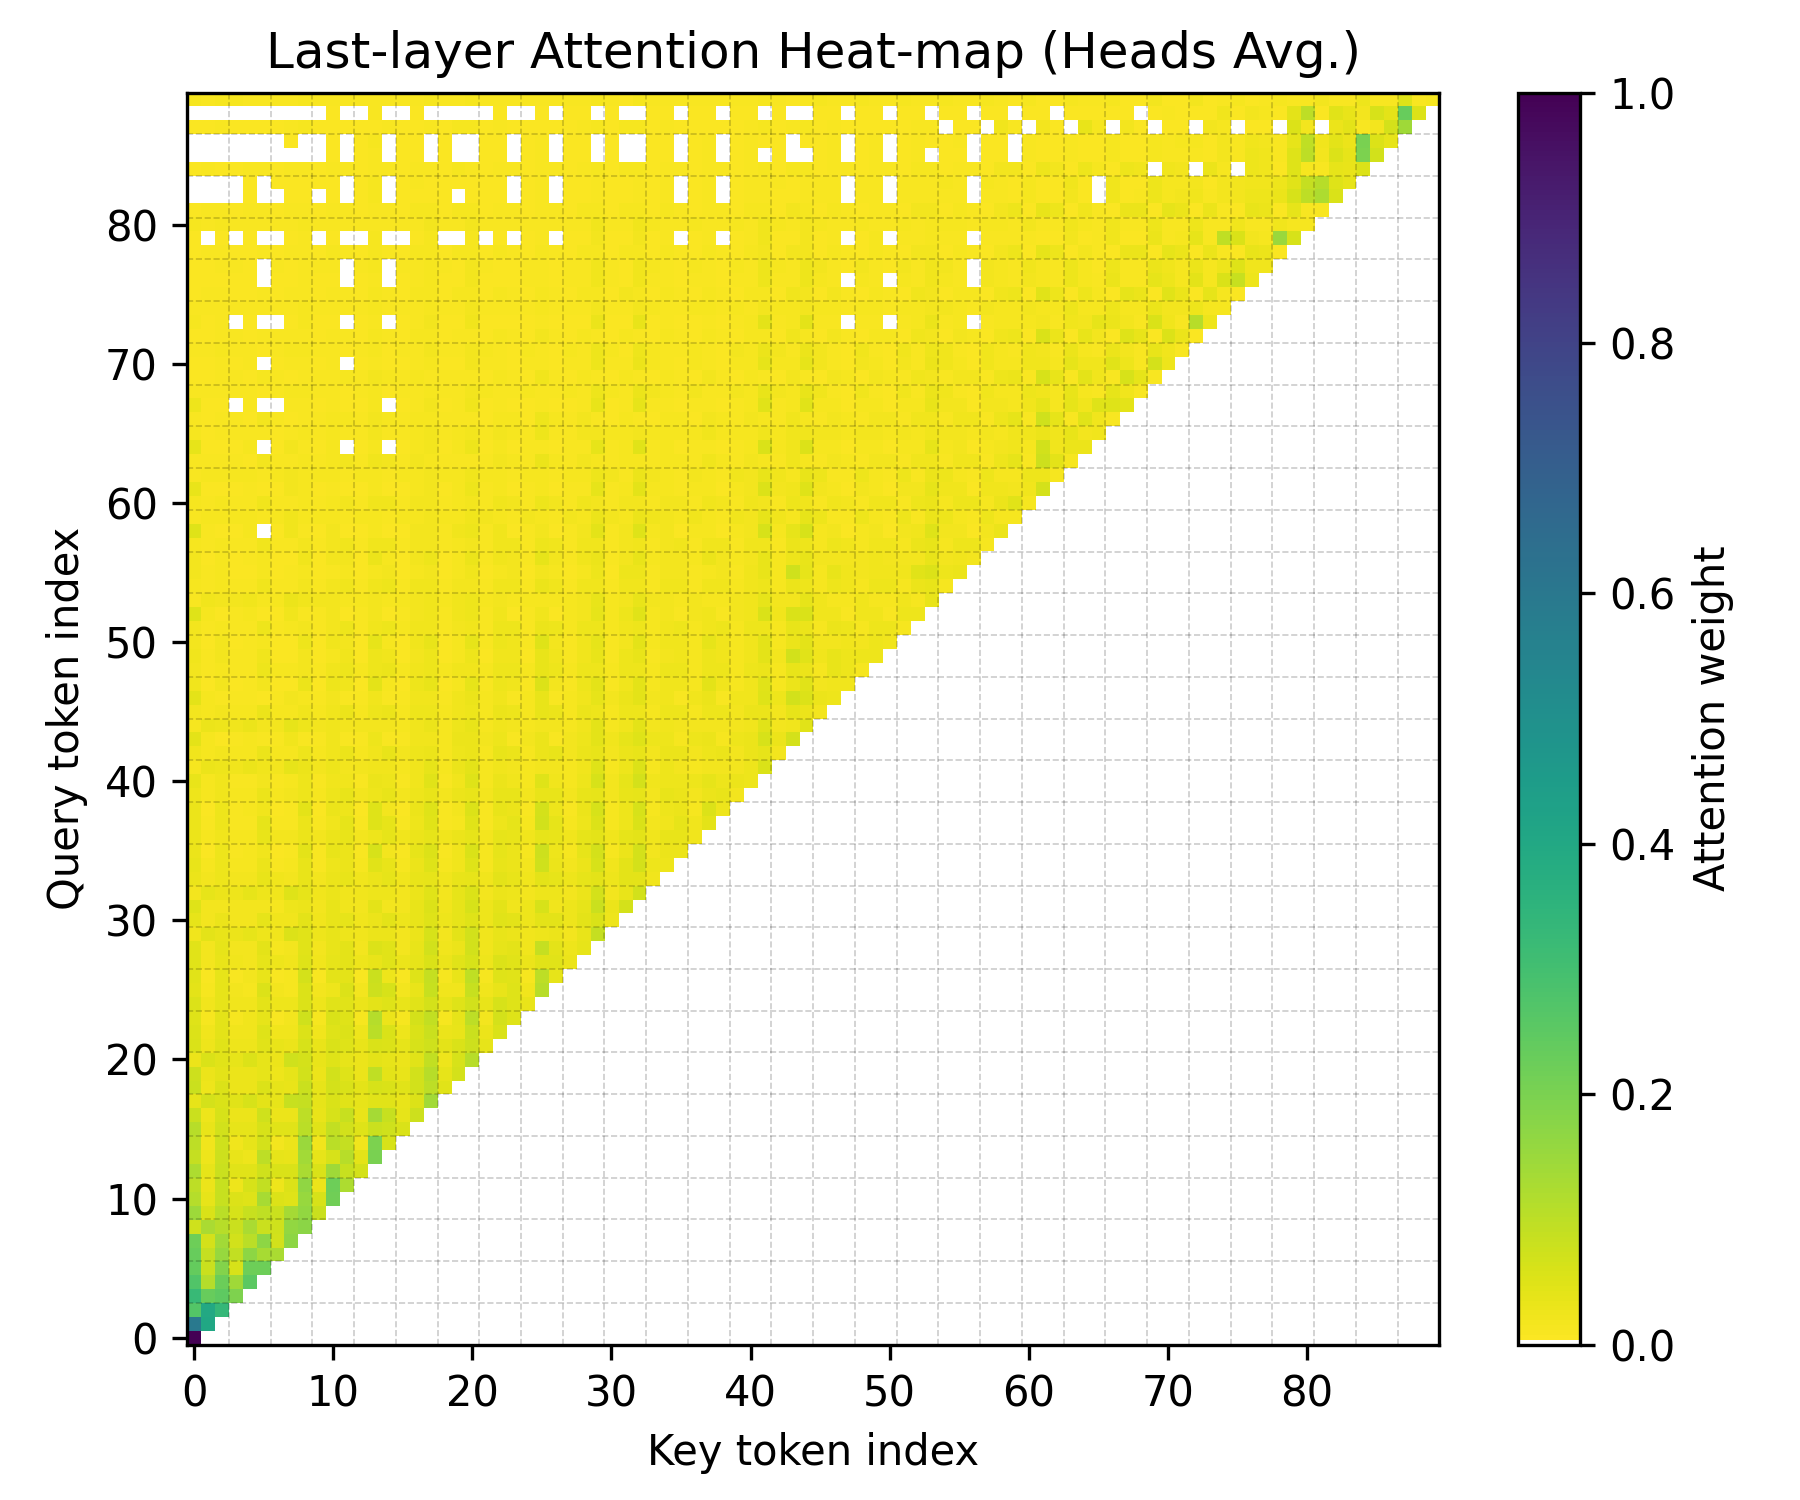

Write the Python code that produced this figure.
"""
Plots last-layer attention heat-map for the Decision Transformer
"""

import numpy as np
import matplotlib.pyplot as plt
import matplotlib as mpl
import torch, gymnasium as gym

from decision_transformer_cartpole import DecisionTransformer, Config

# params
TARGET_RTG  = 200
AVG_HEADS   = True
CKPT        = "best_dt.pt" # model weights
OUTFILE     = "attention_heatmap_white.png"


def build_white_to_purple():
    """
    Returns a colormap whose 0-level is white, low end is viridis, high end is purple.
    """
    base = mpl.cm.get_cmap("viridis_r")
    colors = base(np.linspace(0, 1, 256))
    colors[0] = np.array([1, 1, 1, 1])  # white
    return mpl.colors.ListedColormap(colors, name="white_viridis_r")


@torch.no_grad()
def last_layer_attention(model, rtg, states, actions):
    """
    Forward through all but last encoder layer. Gets last-layer attention.
    """
    K = rtg.size(1)
    d = Config.embed_dim
    rtg_tok   = model.rtg_embed(rtg.unsqueeze(-1))
    state_tok = model.state_embed(states)
    act_tok   = model.act_embed(actions)
    tokens = torch.stack((rtg_tok, state_tok, act_tok), dim=2).reshape(1, K*3, d)
    type_ids = torch.arange(3, device=tokens.device).repeat(K)
    tokens += model.type_embed(type_ids)[None]
    tokens += model.pos_embed[:, :tokens.size(1)]
    L = tokens.size(1)
    mask = torch.triu(torch.ones(L, L, dtype=torch.bool, device=tokens.device), 1)

    for layer in model.backbone.layers[:-1]:
        tokens = layer(tokens, src_mask=mask)

    last = model.backbone.layers[-1]
    _, attn = last.self_attn(
        tokens, tokens, tokens,
        attn_mask=mask,
        need_weights=True,
        average_attn_weights=False
    )
    return attn.squeeze(0)


def rollout_attention(model, env):
    """
    Collects one rollout and returns averaged attention matrix.
    """
    s, _ = env.reset(seed=0)
    states, actions, rtgs = [], [], []
    ep_ret = 0

    while True:
        if len(states) >= Config.context_len:
            states.pop(0); actions.pop(0); rtgs.pop(0)

        states.append(torch.tensor(s, dtype=torch.float32))
        rtgs.append(torch.tensor(TARGET_RTG - ep_ret, dtype=torch.float32))
        actions.append(torch.tensor(0 if not actions else a, dtype=torch.long))

        pad = Config.context_len - len(states)
        rtg_b  = torch.nn.functional.pad(torch.stack(rtgs),  (pad,0))[None].to(Config.device)
        st_b   = torch.nn.functional.pad(torch.stack(states),(0,0,pad,0))[None].to(Config.device)
        act_b  = torch.nn.functional.pad(torch.stack(actions),(pad,0))[None].to(Config.device)

        attn = last_layer_attention(model, rtg_b, st_b, act_b)
        attn = attn.mean(0) if AVG_HEADS else attn[0]  # (L,L)

        logits = model(rtg_b, st_b, act_b)
        a = torch.argmax(logits[0, -1]).item()
        s, r, term, trunc, _ = env.step(a)
        ep_ret += r
        if term or trunc: return attn.cpu()


def main():
    env = gym.make(Config.env_id)
    model = DecisionTransformer(env.observation_space.shape[0],
                                env.action_space.n).to(Config.device)
    model.load_state_dict(torch.load(CKPT, map_location=Config.device))
    model.eval()

    attn = rollout_attention(model, env)

    cmap = build_white_to_viridis()
    plt.figure(figsize=(6,5))
    plt.imshow(attn, cmap=cmap, origin="lower", vmin=0.0, vmax=1.0)
    plt.colorbar(label="Attention weight")

    # dashed every 3 for (rtg, state, action) triplets
    for i in range(0, attn.shape[0], 3):
        plt.axhline(i-0.5, ls="--", lw=0.4, color="k", alpha=0.2)
        plt.axvline(i-0.5, ls="--", lw=0.4, color="k", alpha=0.2)
    plt.title("Last-layer Attention Heat-map (Heads Avg.)")
    plt.xlabel("Key token index")
    plt.ylabel("Query token index")
    plt.tight_layout()
    plt.savefig(OUTFILE, dpi=300)
    print(f"Saved to: {OUTFILE}")


if __name__ == "__main__":
    main()

